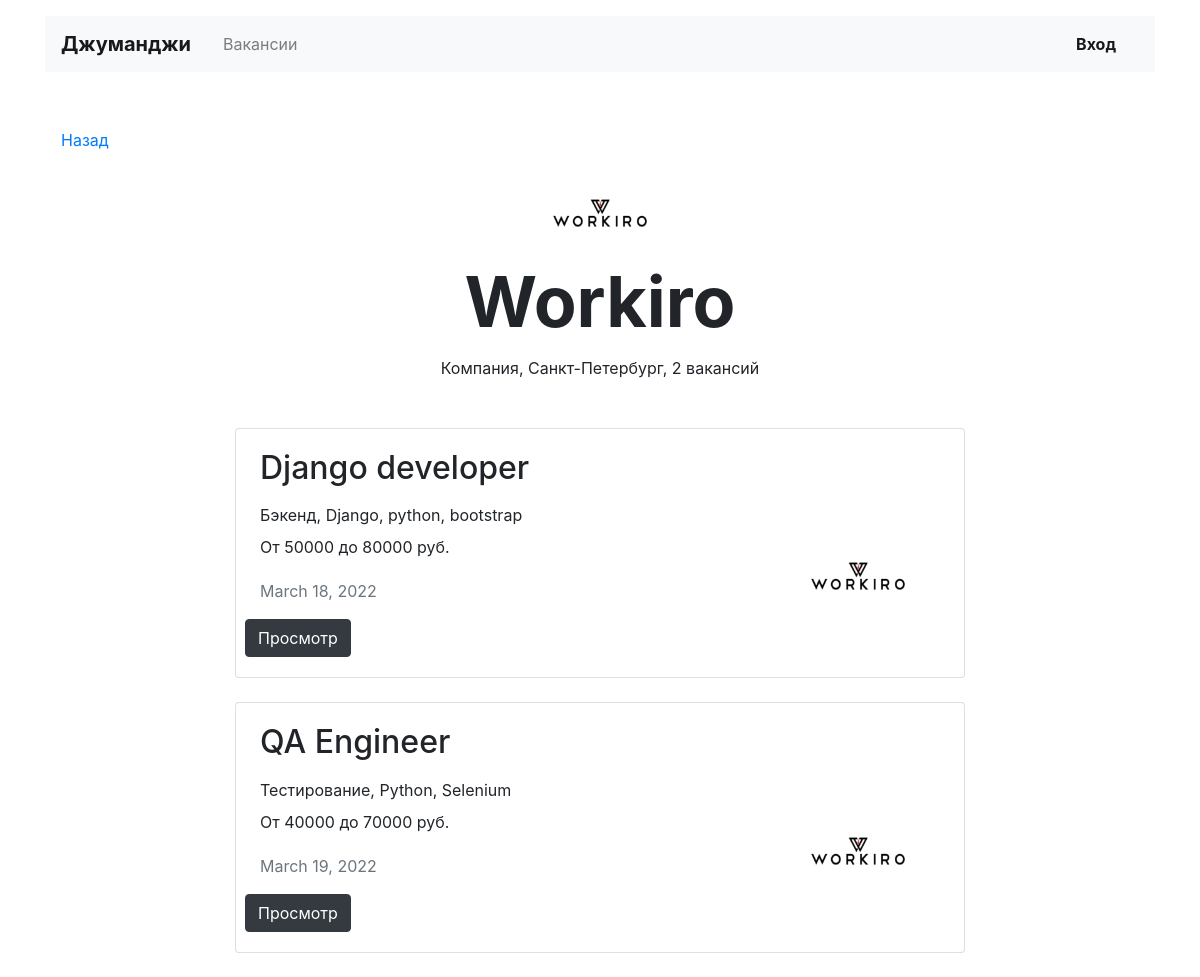
Screenshot of /company/3/ with the database file from the repository.
### work/models.py (models this page shows, shortened)
class Company(models.Model):
    name = models.CharField(max_length=50)
    location = models.CharField(max_length=50)
    logo = models.ImageField(default='https://place-hold.it/100x60', upload_to=MEDIA_COMPANY_IMAGE_DIR)
    description = models.TextField()
    employee_count = models.IntegerField()
    owner = models.OneToOneField(User, on_delete=models.CASCADE)

class Vacancy(models.Model):
    title = models.CharField(max_length=50)
    speciality = models.ForeignKey(Specialty, on_delete=models.CASCADE, related_name='vacancies')
    company = models.ForeignKey(Company, on_delete=models.CASCADE, related_name='vacancies')
    skills = models.CharField(max_length=255)
    description = models.TextField()
    salary_min = models.IntegerField()
    salary_max = models.IntegerField()
    posted = models.DateField()

class Specialty(models.Model):
    code = models.CharField(max_length=50)
    title = models.CharField(max_length=50)
    picture = models.ImageField(default='https://place-hold.it/100x60', upload_to=MEDIA_SPECIALITY_IMAGE_DIR)

### work/views.py (the view)
# urls.py: path('company/<int:identificator>/', view.company_view, name='company'),
def company_view(request, identificator):
    try:
        company = mdl.Company.objects.get(id=identificator)
    except mdl.Company.DoesNotExist:
        raise Http404
    vac_of_comp = mdl.Vacancy.objects.filter(company__id=identificator)
    return render(request, "work/company.html", context={
        "company": company,
        "vacancies": vac_of_comp,
        "count": len(vac_of_comp),
     })

### work/templates/work/company.html
{% extends "work/base.html" %}
{% block content %}
  <main class="container mt-3">
    <div class="navbar mt-5">
      <p><a href="{% url 'main' %}">Назад</a></p>
    </div>
    <section>
      <div class="text-center">
        <img src="{{ company.logo.url }}" width="130" height="80" alt="">
      </div>
      <h1 class="h1 text-center mx-auto mt-0 pt-1" style="font-size: 70px;"><strong>{{ company.name }}</strong></h1>
      <p class="text-center pt-1">Компания, {{ company.location }}, {{ count }} вакансий</p>
      <div class="row mt-5">
        <div class="col-12 col-lg-8 offset-lg-2 m-auto">
          {% for vac in vacancies %}
          <div class="card mb-4">
            <div class="card-body px-4">
              <div class="row">
                <div class="col-12 col-md-8 col-lg-9">
                  <h2 class="h2 pb-2">{{ vac.title }}</h2>
                  <p class="mb-2">{{ vac.speciality.title }}, {{ vac.skills }}</p>
                  <p>От {{ vac.salary_min }} до {{ vac.salary_max }} руб.</p>
                  <p class="text-muted pt-1">{{ vac.posted }}</p>
                </div>
                <div class="col-12 col-md-4 col-lg-3 d-flex align-items-end">
                  <img src="{{ vac.company.logo.url }}" width="130" height="80" alt="">
                </div>
                <a href="{% url 'vacancy' vac.id %}" class="btn btn-dark">Просмотр</a>
              </div>
            </div>
          </div>
          {% endfor %}
        </div>
      </div>
    </section>
  </main>
{% endblock content %}

### rows the page displays
Company: logo (picture), name "Workiro", location "Санкт-Петербург"
Vacancy: title "Django developer", speciality "Бэкенд", skills "Django, python, bootstrap", salary_min "50000", salary_max "80000", posted "March 18, 2022", company.logo (picture)
Vacancy: title "QA Engineer", speciality "Тестирование", skills "Python, Selenium", salary_min "40000", salary_max "70000", posted "March 19, 2022", company.logo (picture)

### other values shown
{{ count }} "2"
